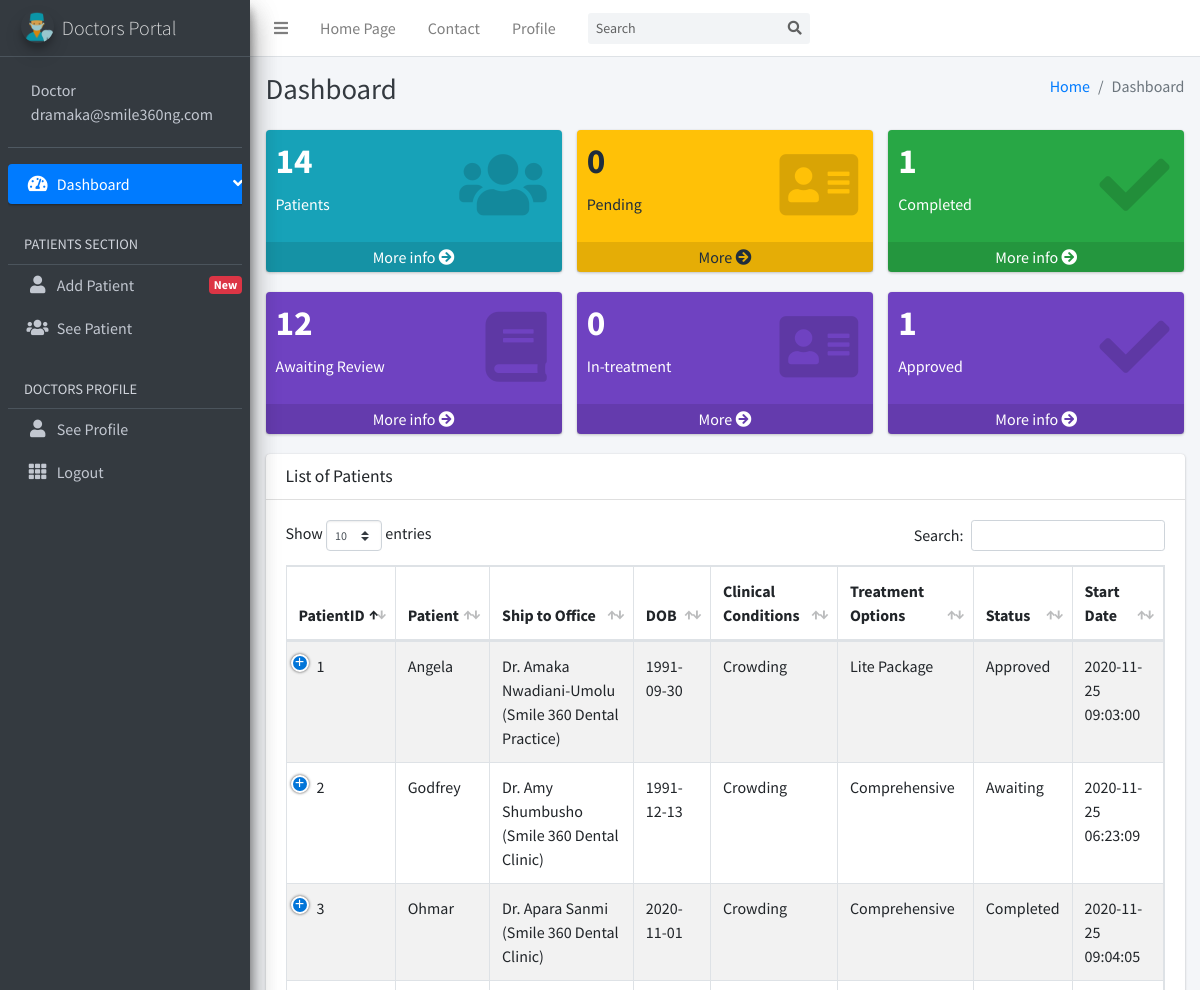
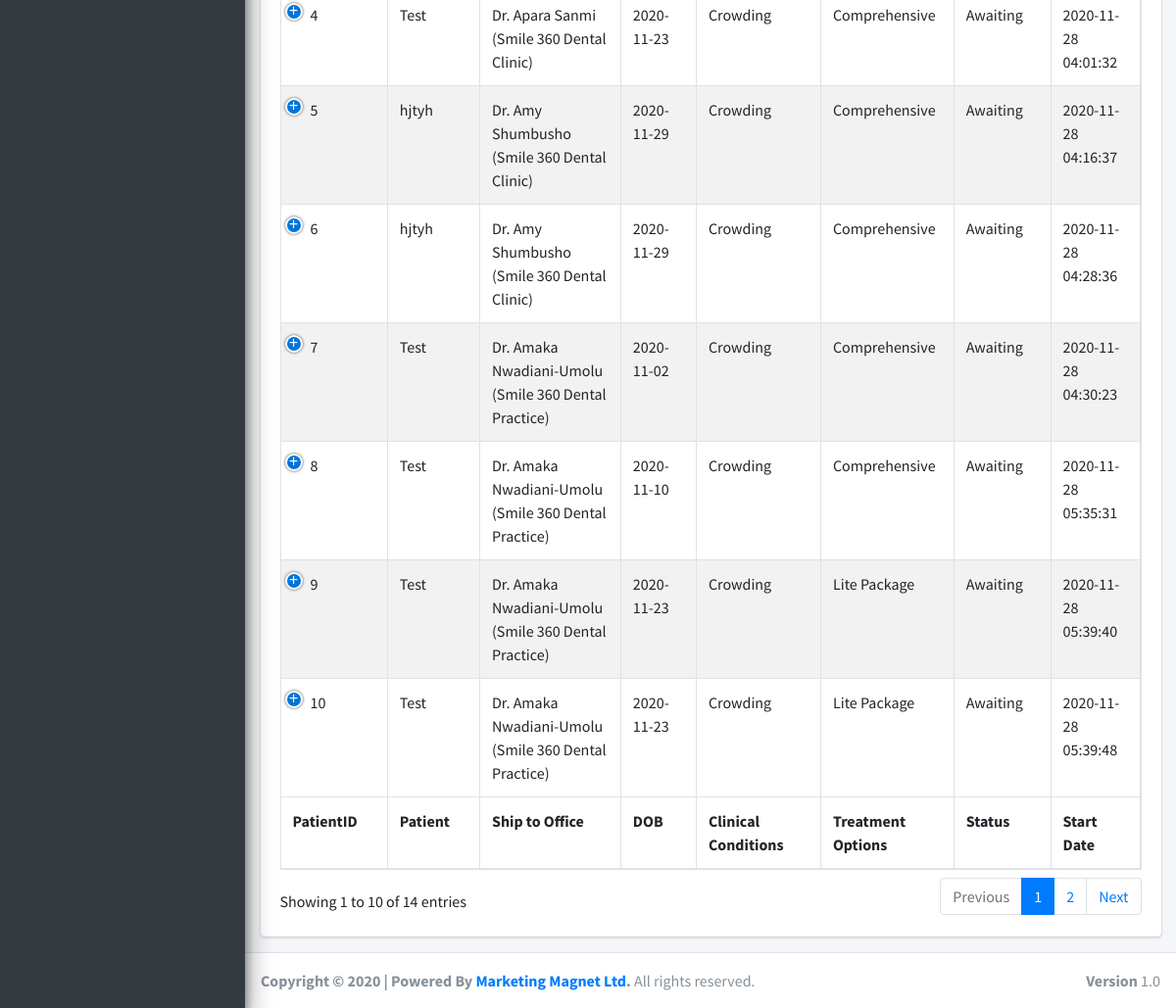
/index.php (signed in), run on the app's committed database (2 pictures, top to bottom).
### tables this page shows
CREATE TABLE `patients` (
  `patient_id` int(11) NOT NULL,
  `p_fname` varchar(20) NOT NULL,
  `p_lname` varchar(20) NOT NULL,
  `p_mname` varchar(20) NOT NULL,
  `gender` varchar(20) NOT NULL,
  `ship_address` text NOT NULL,
  `dob` date NOT NULL,
  `clinical_conditions` text NOT NULL,
  `other` text NOT NULL,
  `notes` text NOT NULL,
  `treatment_option` varchar(30) NOT NULL,
  `status` varchar(30) NOT NULL,
  `image` varchar(300) NOT NULL,
  `startdate` timestamp NOT NULL DEFAULT current_timestamp() ON UPDATE current_timestamp()
);

### inc/core.php (called while the page is built, shortened)
<?php
function loggedin(){
	if(isset($_SESSION['email']) && !empty($_SESSION['email'])){
		return true;
	} else{
		return false;
	}
}
?>

### index.php (the view, shortened to what this page needs)
 <?php
 include("inc/header.php");
if(!loggedin()){
  header('Location: login.php');
}else{
            include("inc/aside.php");
            $result2 = mysqli_query($conn,"SELECT * FROM   `patients` ");
            $report2 = mysqli_num_rows($result2);
            $result3 = mysqli_query($conn,"SELECT * FROM `patients` WHERE status = 'Pending'");
            $report3 = mysqli_num_rows($result3);
            $result4 = mysqli_query($conn,"SELECT * FROM `patients` WHERE status = 'Completed'");
            $report4 = mysqli_num_rows($result4);
            $result5 = mysqli_query($conn,"SELECT * FROM `patients` WHERE status = 'Awaiting'");
            $report5 = mysqli_num_rows($result5);
            $result6 = mysqli_query($conn,"SELECT * FROM `patients` WHERE status = 'In Treatment'");
            $report6 = mysqli_num_rows($result6);
            $result7 = mysqli_query($conn,"SELECT * FROM `patients` WHERE status = 'Approved'");
            $report7 = mysqli_num_rows($result7);
}
 ?>
  <div class="content-wrapper">
    <div class="content-header">
      <div class="container-fluid">
        <div class="row mb-2">
          <div class="col-sm-6">
            <h1 class="m-0 text-dark">Dashboard</h1>
          </div>
          <div class="col-sm-6">
            <ol class="breadcrumb float-sm-right">
              <li class="breadcrumb-item"><a href="#">Home</a></li>
              <li class="breadcrumb-item active">Dashboard</li>
            </ol>
          </div>
        </div>
      </div>
    </div>
    <section class="content">
      <div class="container-fluid">
        <div class="row">
          <div class="col-lg-4 col-6">
            <div class="small-box bg-info">
              <div class="inner">
              <h3><?php echo $report2;?></h3>
                <p>Patients</p>
              </div>
              <div class="icon">
                <i class="fa fa-users"></i>
              </div>
              <a href="viewpatients.php" class="small-box-footer">More info <i class="fas fa-arrow-circle-right"></i></a>
            </div>
          </div>
          <div class="col-lg-4 col-6">
            <div class="small-box bg-warning">
              <div class="inner">
              <h3><?php echo $report3; ?></h3>
                <p>Pending</p>
              </div>
              <div class="icon">
                <i class="fa fa-address-card "></i>
              </div>
              <a href="viewpatients.php" class="small-box-footer">More  <i class="fas fa-arrow-circle-right"></i></a>
            </div>
          </div>
          <div class="col-lg-4 col-6">
            <div class="small-box bg-success">
              <div class="inner">
              <h3><?php echo $report4; ?></h3>
                <p>Completed</p>
              </div>
              <div class="icon">
                <i class="fa fa-check"></i>
              </div>
              <a href="viewpatients.php" class="small-box-footer">More info <i class="fas fa-arrow-circle-right"></i></a>
            </div>
          </div>
        </div>
        <div class="row">
          <div class="col-lg-4 col-6">
            <div class="small-box bg-purple">
              <div class="inner">
              <h3><?php echo $report5; ?></h3>
                <p>Awaiting Review</p>
              </div>
              <div class="icon">
                <i class="fa fa-book"></i>
              </div>
              <a href="viewpatients.php" class="small-box-footer">More info <i class="fas fa-arrow-circle-right"></i></a>
            </div>
          </div>
          <div class="col-lg-4 col-6">
            <div class="small-box bg-purple">
              <div class="inner">
              <h3><?php echo $report6; ?></h3>
                <p>In-treatment</p>
              </div>
              <div class="icon">
                <i class="fa fa-address-card"></i>
              </div>
              <a href="viewpatients.php" class="small-box-footer">More  <i class="fas fa-arrow-circle-right"></i></a>
            </div>
          </div>
          <div class="col-lg-4 col-6">
            <div class="small-box bg-purple">
              <div class="inner">
              <h3><?php echo $report7; ?></h3>
                <p>Approved</p>
              </div>
              <div class="icon">
                <i class="fa fa-check"></i>
              </div>
              <a href="viewpatients.php" class="small-box-footer">More info <i class="fas fa-arrow-circle-right"></i></a>
            </div>
          </div>
        </div>
      </div>
    </section>
    <section class="content">
      <div class="container-fluid">
        <div class="row">
          <div class="col-12">
            <div class="card">
              <div class="card-header">
                <h3 class="card-title">List of Patients</h3>
              </div>
              <div class="card-body">
              <table id="example1" class="table table-bordered table-striped">
                  <thead>
                  <tr>
                    <th>PatientID</th>
                    <th>Patient</th>
                    <th>Ship to Office</th>
                    <th>DOB</th>
                    <th>Clinical Conditions</th>
                    <th>Treatment Options</th>
                    <th>Status</th>
                    <th>Start Date</th>
                  </tr>
                  </thead>
                  <tbody>
                  <?php
                            $sql = "SELECT `patient_id`, `p_fname`, `p_lname`, `p_mname`, `gender`, `ship_address`, `dob`, `clinical_conditions`, `other`, `notes`,
                            `treatment_option`, `status`, `startdate` FROM `patients` ORDER BY `patient_id` DESC";
                            $result = $conn->query($sql);
                            if($result->num_rows > 0){
                              while ($row = $result-> fetch_assoc()){
                                $ustatus ="<a href='javascript:;' onClick='pickRow(" . json_encode($row) .")'
                                data-toggle='modal' data-target='#exampleModal2' class='btn btn-success btn-sm' id='resolvedbtn' style='width:100%'>
                                <span class='spinner-grow spinner-grow-sm'></span>
                                <i class='fa fa-eye'></i></a>";
                                echo "<tr>
                                <td>".$row["patient_id"]."</td>
                                <td>".$row["p_fname"]."</td>
                                <td>".$row['ship_address']."</td>
                                <td>".$row['dob']."</td>
                                <td>".$row['clinical_conditions']."</td>
                                <td>".$row['treatment_option']."</td>
                                <td>".$row['status']."</td>
                                <td>".$row['startdate']."</td>
                                <td>".$ustatus."</td>
                                </tr>";
                              }
                            }
                            else{
                              echo "0 result";
                            }
                            ?>
                  </tbody>
                  <tfoot>
                  <tr>
                    <th>PatientID</th>
                    <th>Patient</th>
                    <th>Ship to Office</th>
                    <th>DOB</th>
                    <th>Clinical Conditions</th>
                    <th>Treatment Options</th>
                    <th>Status</th>
                    <th>Start Date</th>
                  </tr>
                  </tfoot>
                </table>
              </div>
            </div>
          </div>
        </div>
      </div>
    </section>
  </div>
  <?php
 include("inc/aside.php");
 ?>
 <?php
 include("inc/footer.php");
 ?>

### inc/header.php (shortened to what this page needs)
<?php
include("inc/core.php");
 ?>
<!DOCTYPE html>
<html>
<head>
  <link rel="stylesheet" href="plugins/fontawesome-free/css/all.min.css">
  <link rel="stylesheet" href="https://code.ionicframework.com/ionicons/2.0.1/css/ionicons.min.css">
  <link rel="stylesheet" href="plugins/tempusdominus-bootstrap-4/css/tempusdominus-bootstrap-4.min.css">
  <link rel="stylesheet" href="plugins/icheck-bootstrap/icheck-bootstrap.min.css">
  <link rel="stylesheet" href="plugins/jqvmap/jqvmap.min.css">
  <link rel="stylesheet" href="dist/css/adminlte.min.css">
  <link rel="stylesheet" href="plugins/overlayScrollbars/css/OverlayScrollbars.min.css">
  <link rel="stylesheet" href="plugins/daterangepicker/daterangepicker.css">
  <link rel="stylesheet" href="plugins/summernote/summernote-bs4.css">
  <link rel="stylesheet" href="plugins/datatables-bs4/css/dataTables.bootstrap4.min.css">
  <link rel="stylesheet" href="plugins/datatables-responsive/css/responsive.bootstrap4.min.css">
</head>
<body class="hold-transition sidebar-mini layout-fixed">
<div class="wrapper">
  <nav class="main-header navbar navbar-expand navbar-white navbar-light">
    <ul class="navbar-nav">
      <li class="nav-item">
        <a class="nav-link" data-widget="pushmenu" href="#" role="button"><i class="fas fa-bars"></i></a>
      </li>
      <li class="nav-item d-none d-sm-inline-block">
        <a href="http://alignitng.com" target="_blank" class="nav-link">Home Page</a>
      </li>
      <li class="nav-item d-none d-sm-inline-block">
        <a href="http://alignitng.com/get-alignit" class="nav-link">Contact</a>
      </li>
      <li class="nav-item d-none d-sm-inline-block">
        <a href="#" data-toggle='modal' data-target='#exampleModal' class="nav-link">Profile</a>
      </li>
    </ul>
    <form class="form-inline ml-3">
      <div class="input-group input-group-sm">
        <input class="form-control form-control-navbar" type="search" placeholder="Search" aria-label="Search">
        <div class="input-group-append">
          <button class="btn btn-navbar" type="submit">
            <i class="fas fa-search"></i>
          </button>
        </div>
      </div>
    </form>
  </nav>

### inc/aside.php (shortened to what this page needs)
<aside class="main-sidebar sidebar-dark-primary elevation-4">
   <a href="index.php" class="brand-link">
     <img src="dist/img/dentist.png" alt="AdminLTE Logo" class="brand-image img-circle elevation-3"
          style="opacity: .8">
     <span class="brand-text font-weight-light">Doctors Portal</span>
   </a>
   <div class="sidebar">
     <div class="user-panel mt-3 pb-3 mb-3 d-flex">
       <div class="image">
       </div>
       <div class="info">
         <a href="#" class="d-block">Doctor</a>
         <a href="" class="d-block"><?php echo $_SESSION['email']; ?></a>
       </div>
     </div>
     <nav class="mt-2">
       <ul class="nav nav-pills nav-sidebar flex-column" data-widget="treeview" role="menu" data-accordion="false">
         <li class="nav-item has-treeview menu-open">
           <a href="index.php" class="nav-link active">
             <i class="nav-icon fas fa-tachometer-alt"></i>
             <p>
               Dashboard
               <i class="right fas fa-angle-left"></i>
             </p>
           </a>
         </li>
         <li class="nav-header brand-link">PATIENTS SECTION</li>
         <li class="nav-item">
           <a href="addpatient.php" class="nav-link">
             <i class="nav-icon fas fa-user"></i>
             <p>
              Add Patient
               <span class="right badge badge-danger">New</span>
             </p>
           </a>
         </li>
         <li class="nav-item">
           <a href="viewpatients.php" class="nav-link">
             <i class="nav-icon fas fa-users"></i>
             <p>
              See Patient
             </p>
           </a>
         </li>
         <li class="nav-header brand-link">DOCTORS PROFILE</li>
         <li class="nav-item">
           <a href="" data-toggle='modal' data-target='#exampleModal' class="nav-link">
             <i class="nav-icon fas fa-user"></i>
             <p>
              See Profile
             </p>
           </a>
         </li>
         <li class="nav-item">
           <a href="logout.php" class="nav-link">
             <i class="nav-icon fas fa-th"></i>
             <p>
               Logout
             </p>
           </a>
         </li>
       </ul>
     </nav>
   </div>
 </aside>

### inc/footer.php (shortened to what this page needs)
<footer class="main-footer">
    <strong>Copyright &copy; 2020 | Powered By <a href="themarketingmagnetltd.com" target="_blank">Marketing Magnet Ltd</a>.</strong>
    All rights reserved.
    <div class="float-right d-none d-sm-inline-block">
      <b>Version</b> 1.0
    </div>
  </footer>
</body>
</html>

### data on the page
patients: patient_id "10", p_fname "Test", ship_address "Dr. Amaka Nwadiani-Umolu (Smile 360 Dental Practice)", dob "2020-11-23", clinical_conditions "Crowding", treatment_option "Lite Package", status "Awaiting", startdate "2020-11-28 05:39:48"
patients: patient_id "9", p_fname "Test", ship_address "Dr. Amaka Nwadiani-Umolu (Smile 360 Dental Practice)", dob "2020-11-23", clinical_conditions "Crowding", treatment_option "Lite Package", status "Awaiting", startdate "2020-11-28 05:39:40"
patients: patient_id "8", p_fname "Test", ship_address "Dr. Amaka Nwadiani-Umolu (Smile 360 Dental Practice)", dob "2020-11-10", clinical_conditions "Crowding", treatment_option "Comprehensive", status "Awaiting", startdate "2020-11-28 05:35:31"
patients: patient_id "7", p_fname "Test", ship_address "Dr. Amaka Nwadiani-Umolu (Smile 360 Dental Practice)", dob "2020-11-02", clinical_conditions "Crowding", treatment_option "Comprehensive", status "Awaiting", startdate "2020-11-28 04:30:23"
patients: patient_id "6", p_fname "hjtyh", ship_address "Dr. Amy Shumbusho (Smile 360 Dental Clinic)", dob "2020-11-29", clinical_conditions "Crowding", treatment_option "Comprehensive", status "Awaiting", startdate "2020-11-28 04:28:36"
patients: patient_id "5", p_fname "hjtyh", ship_address "Dr. Amy Shumbusho (Smile 360 Dental Clinic)", dob "2020-11-29", clinical_conditions "Crowding", treatment_option "Comprehensive", status "Awaiting", startdate "2020-11-28 04:16:37"
patients: patient_id "4", p_fname "Test", ship_address "Dr. Apara Sanmi (Smile 360 Dental Clinic)", dob "2020-11-23", clinical_conditions "Crowding", treatment_option "Comprehensive", status "Awaiting", startdate "2020-11-28 04:01:32"
patients: patient_id "3", p_fname "Ohmar", ship_address "Dr. Apara Sanmi (Smile 360 Dental Clinic)", dob "2020-11-01", clinical_conditions "Crowding", treatment_option "Comprehensive", status "Completed", startdate "2020-11-25 09:04:05"
patients: patient_id "2", p_fname "Godfrey", ship_address "Dr. Amy Shumbusho (Smile 360 Dental Clinic)", dob "1991-12-13", clinical_conditions "Crowding", treatment_option "Comprehensive", status "Awaiting", startdate "2020-11-25 06:23:09"
patients: patient_id "1", p_fname "Angela", ship_address "Dr. Amaka Nwadiani-Umolu (Smile 360 Dental Practice)", dob "1991-09-30", clinical_conditions "Crowding", treatment_option "Lite Package", status "Approved", startdate "2020-11-25 09:03:00"

### other printed values
$report2 "14"
$report3 "0"
$report4 "1"
$report5 "12"
$report6 "0"
$report7 "1"
$_SESSION['email'] "dramaka@smile360ng.com"
